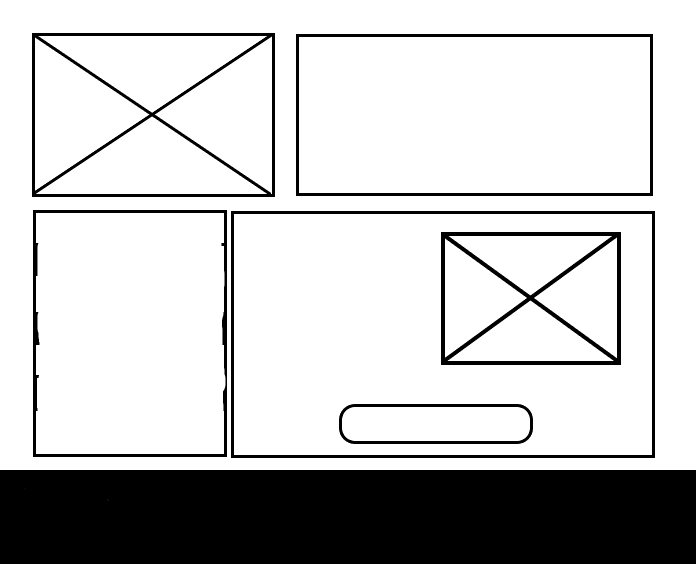
#> input picture wireframes/1.png, 696 x 564 px
$ jupyter execute 3_SR_Match.ipynb
#> lines starting #> are read from the running program, lines starting #| are printed output that depends on the picture; after the words box and inside, x2 and y2 are one past the last pixel; in counts of white or black regions, pixels touching at a corner belong together
# Shape Recognition Picture Matching

[cell 1]
from pytesseract import Output

import matplotlib.pyplot as plt
import pytesseract
import cv2
import numpy as np
import csv

[cell 2]
pytesseract.pytesseract.tesseract_cmd = r'C:\Program Files\Tesseract-OCR\tesseract.exe'

## Image match detection

[cell 3]
img = cv2.imread('../wireframes/1.png',0)
#> img is the input picture: shape (564, 696); min 0, max 255, mean 199.9
img2 = img.copy()
template = cv2.imread('wwwroot/assets/pic.png',0)
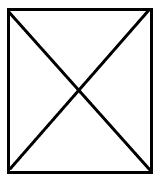
#> input picture docs/wwwroot/assets/pic.png, 161 x 182 px
#> template is the input picture: shape (182, 161); min 0, max 255, mean 228.1
w, h = template.shape[::-1]
#> w = 161; h = 182
# All the 6 methods for comparison in a list
methods = ['cv2.TM_CCOEFF', 'cv2.TM_CCOEFF_NORMED', 'cv2.TM_CCORR',
            'cv2.TM_CCORR_NORMED', 'cv2.TM_SQDIFF', 'cv2.TM_SQDIFF_NORMED']
for meth in methods:
    img = img2.copy()
    method = eval(meth)
    # Apply template Matching
    res = cv2.matchTemplate(img,template,method)
    min_val, max_val, min_loc, max_loc = cv2.minMaxLoc(res)
    # If the method is TM_SQDIFF or TM_SQDIFF_NORMED, take minimum
    if method in [cv2.TM_SQDIFF, cv2.TM_SQDIFF_NORMED]:
        top_left = min_loc
    else:
        top_left = max_loc
    bottom_right = (top_left[0] + w, top_left[1] + h)
    cv2.rectangle(img,top_left, bottom_right, (0, 255, 0), 2)
    plt.subplot(121),plt.imshow(res,cmap = 'gray')
    plt.title('Matching Result'), plt.xticks([]), plt.yticks([])
    plt.subplot(122),plt.imshow(img,cmap = 'gray')
    plt.title('Detected Point'), plt.xticks([]), plt.yticks([])
    plt.suptitle(meth)
    plt.show()
#> this loop made 6 passes
#> (min_val, max_val, min_loc, top_left, bottom_right) on passes 1 to 4: (-15980922, 57897840, (494, 211), (122, 23), (283, 205)), (-0.0948, 0.491, (77, 296), (26, 283), (187, 465)), (733112000, 1.7e+09, (372, 382), (47, 252), (208, 434)), (0.621, 0.96, (372, 382), (26, 283), (187, 465))
#> (min_val, max_val, max_loc, top_left, bottom_right) on passes 5 to 6: (142304768, 1.05e+09, (372, 382), (26, 283), (187, 465)), (0.0807, 0.891, (372, 382), (26, 283), (187, 465))
#> pass 1, `res = cv2.matchTemplate(img,template,method)`:
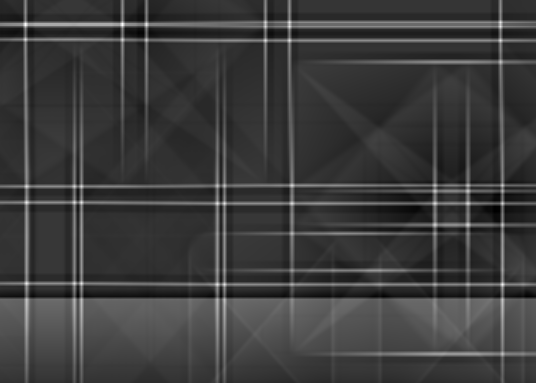
#> res: shape (383, 536) float32; min -15980922, max 57897840, mean 1526754.4; drawn with min black and max white
#> pass 1, `plt.show()`:
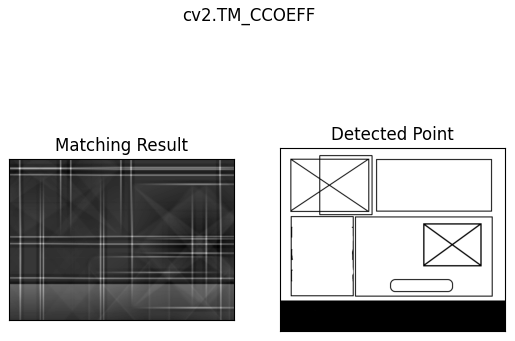
#> figure drawn by matplotlib, 2 panels
#> pass 2, `res = cv2.matchTemplate(img,template,method)`:
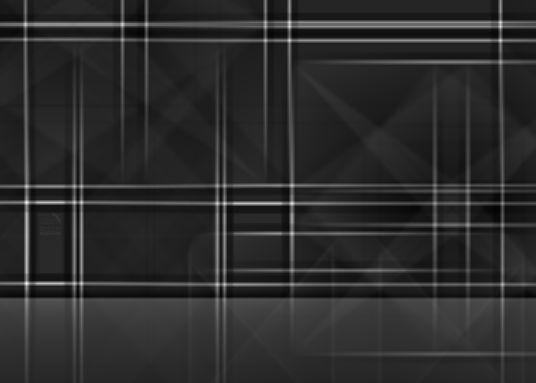
#> res: shape (383, 536) float32; min -0.0948, max 0.491, mean 0.0075; drawn with min black and max white
#> pass 2, `plt.show()`:
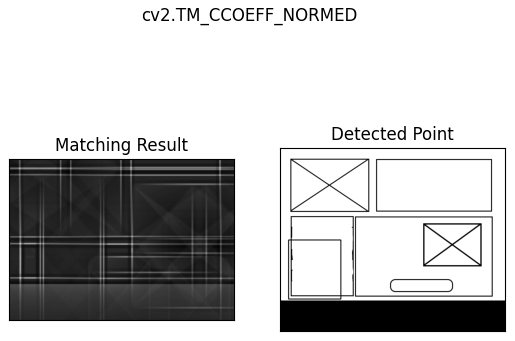
#> figure drawn by matplotlib, 2 panels
#> pass 3, `res = cv2.matchTemplate(img,template,method)`:
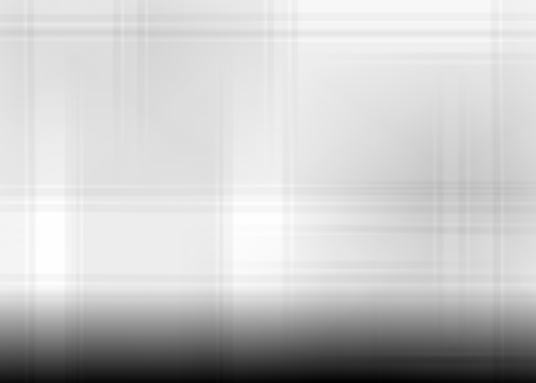
#> res: shape (383, 536) float32; min 733112000, max 1.7e+09, mean 1.5e+09; drawn with min black and max white
#> after the loop:
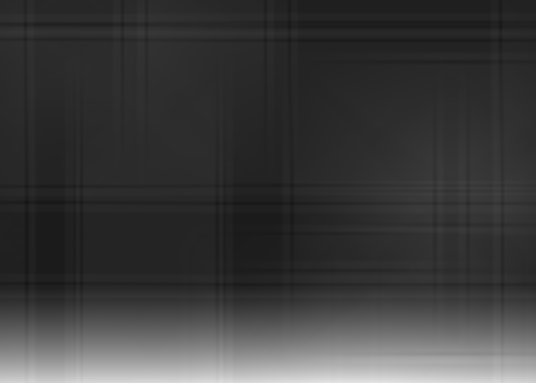
#> res: shape (383, 536) float32; min 0.0807, max 0.891, mean 0.235

## For repeating occurences

[cell 4]
img_rgb = cv2.imread('../wireframes/1.png')
img_gray = cv2.cvtColor(img_rgb, cv2.COLOR_BGR2GRAY)
template = cv2.imread('wwwroot/assets/pic.png',0)
w, h = template.shape[::-1]
res = cv2.matchTemplate(img_gray,template,cv2.TM_CCOEFF_NORMED)
threshold = 0.375
loc = np.where( res >= threshold)
#> loc = 25 positions, rows 22 to 284, columns 25 to 500
for pt in zip(*loc[::-1]):
    cv2.rectangle(img_rgb, pt, (pt[0] + w, pt[1] + h), (0, 255, 0), 2)
#> this loop made 25 passes
#> pt on passes 1 to 12: (289, 22), (500, 22), (289, 26), (500, 26), (289, 40), (500, 40), (26, 186), (26, 201), (25, 202), (26, 202), (27, 202), (74, 202)
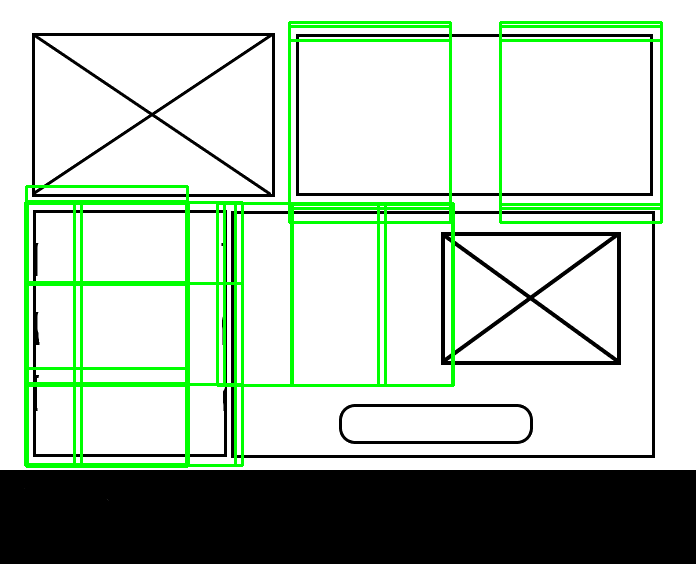
#> img_rgb: shape (564, 696, 3); 5.86% of pixels changed, all inside (x1, y1, x2, y2) = (24, 21, 663, 468)
cv2.imwrite('../results/docs_matches.png',img_rgb)
#> Out = True
